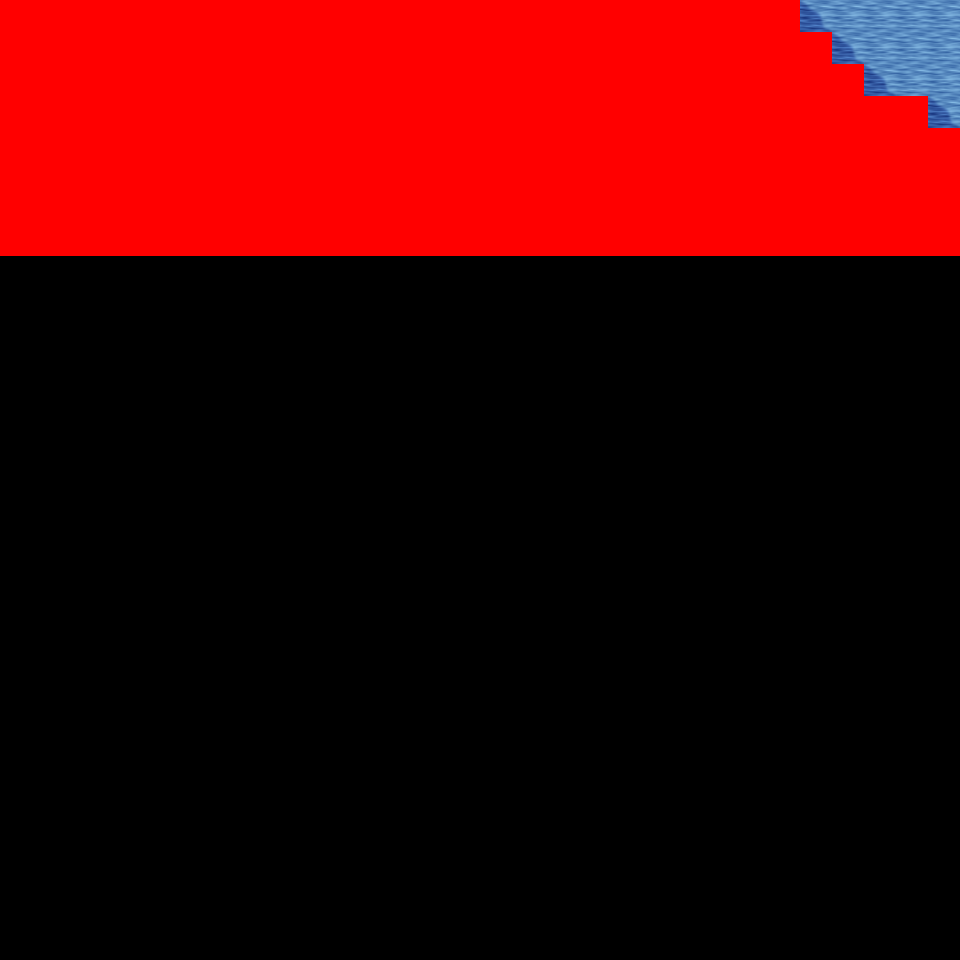

Tiled map render using the project's own tile images. Description and the map definition, with tile-layer contents summarised, below:
An orthogonal 30x30 tile map with 32x32 px tiles, 6 tile layers (Ground, Object, Object2, Above, ...), 42 tilesets and 4 objects (4x mapExit).

<map version="1.0" orientation="orthogonal" renderorder="right-down" width="30" height="30" tilewidth="32" tileheight="32" nextobjectid="5">
  <tileset firstgid="1" name="tileset_logic_collision" tilewidth="32" tileheight="32" tilecount="1" columns="1">
    <image source="../drawable/tileset_logic_collision.png" width="32" height="32" />
  </tileset>
  <tileset firstgid="2" name="tileset_ground_ground" tilewidth="32" tileheight="32" tilecount="33" columns="3">
    <image source="../drawable/tileset_ground_ground.png" width="96" height="352" />
  </tileset>
  <tileset firstgid="35" name="tileset_building_castle" tilewidth="32" tileheight="32" tilecount="320" columns="20">
    <image source="../drawable/tileset_building_castle.png" width="640" height="512" />
  </tileset>
  <tileset firstgid="355" name="tileset_item_weapon_cannon" tilewidth="32" tileheight="32" tilecount="12" columns="3">
    <image source="../drawable/tileset_item_weapon_cannon.png" width="96" height="128" />
  </tileset>
  <tileset firstgid="367" name="tileset_item_pot_barrels_1" tilewidth="32" tileheight="32" tilecount="8" columns="4">
    <image source="../drawable/tileset_item_pot_barrels_1.png" width="128" height="64" />
  </tileset>
  <tileset firstgid="375" name="tileset_ground_water_pool" tilewidth="32" tileheight="32" tilecount="72" columns="3">
    <image source="../drawable/tileset_ground_water_pool.png" width="96" height="768" />
  </tileset>
  <tileset firstgid="447" name="tileset_ground_earth_edges" tilewidth="32" tileheight="32" tilecount="18" columns="6">
    <image source="../drawable/tileset_ground_earth_edges.png" width="192" height="96" />
  </tileset>
  <tileset firstgid="465" name="tileset_ground_grass_edges" tilewidth="32" tileheight="32" tilecount="36" columns="12">
    <image source="../drawable/tileset_ground_grass_edges.png" width="384" height="96" />
  </tileset>
  <tileset firstgid="501" name="tileset_ground_grass_corners" tilewidth="32" tileheight="32" tilecount="24" columns="6">
    <image source="../drawable/tileset_ground_grass_corners.png" width="192" height="128" />
  </tileset>
  <tileset firstgid="525" name="tileset_plant_tree_tree_darkgreen" tilewidth="32" tileheight="32" tilecount="88" columns="8">
    <image source="../drawable/tileset_plant_tree_tree_darkgreen.png" width="256" height="352" />
  </tileset>
  <tileset firstgid="613" name="tileset_plant_stump_stump_vertical" tilewidth="32" tileheight="32" tilecount="1" columns="1">
    <image source="../drawable/tileset_plant_stump_stump_vertical.png" width="32" height="32" />
  </tileset>
  <tileset firstgid="614" name="tileset_building_decoration_pool" tilewidth="32" tileheight="32" tilecount="9" columns="3">
    <image source="../drawable/tileset_building_decoration_pool.png" width="96" height="96" />
  </tileset>
  <tileset firstgid="623" name="tileset_plant_vine" tilewidth="32" tileheight="32" tilecount="3" columns="1">
    <image source="../drawable/tileset_plant_vine.png" width="32" height="96" />
  </tileset>
  <tileset firstgid="626" name="tileset_plant_flower_leafy_daisy_red" tilewidth="32" tileheight="32" tilecount="8" columns="2">
    <image source="../drawable/tileset_plant_flower_leafy_daisy_red.png" width="64" height="128" />
  </tileset>
  <tileset firstgid="634" name="tileset_plant_flower_daisy_blue" tilewidth="32" tileheight="32" tilecount="8" columns="2">
    <image source="../drawable/tileset_plant_flower_daisy_blue.png" width="64" height="128" />
  </tileset>
  <tileset firstgid="642" name="tileset_plant_flower_daisy_white" tilewidth="32" tileheight="32" tilecount="8" columns="2">
    <image source="../drawable/tileset_plant_flower_daisy_white.png" width="64" height="128" />
  </tileset>
  <tileset firstgid="650" name="tileset_plant_flower_leafy_daisy_yellow" tilewidth="32" tileheight="32" tilecount="8" columns="2">
    <image source="../drawable/tileset_plant_flower_leafy_daisy_yellow.png" width="64" height="128" />
  </tileset>
  <tileset firstgid="658" name="tileset_plant_flower_foxgloves" tilewidth="32" tileheight="32" tilecount="4" columns="2">
    <image source="../drawable/tileset_plant_flower_foxgloves.png" width="64" height="64" />
  </tileset>
  <tileset firstgid="662" name="tileset_plant_tree_locust_tree" tilewidth="32" tileheight="32" tilecount="20" columns="4">
    <image source="../drawable/tileset_plant_tree_locust_tree.png" width="128" height="160" />
  </tileset>
  <tileset firstgid="682" name="tileset_furniture_chair_bench_iron" tilewidth="32" tileheight="32" tilecount="4" columns="2">
    <image source="../drawable/tileset_furniture_chair_bench_iron.png" width="64" height="64" />
  </tileset>
  <tileset firstgid="686" name="tileset_item_statue_seahorse" tilewidth="32" tileheight="32" tilecount="12" columns="4">
    <image source="../drawable/tileset_item_statue_seahorse.png" width="128" height="96" />
  </tileset>
  <tileset firstgid="698" name="tileset_building_decoration_chimney_brown_stacks" tilewidth="32" tileheight="32" tilecount="2" columns="1">
    <image source="../drawable/tileset_building_decoration_chimney_brown_stacks.png" width="32" height="64" />
  </tileset>
  <tileset firstgid="700" name="tileset_plant_flower_small_flower_bed_2" tilewidth="32" tileheight="32" tilecount="12" columns="3">
    <image source="../drawable/tileset_plant_flower_small_flower_bed_2.png" width="96" height="128" />
  </tileset>
  <tileset firstgid="712" name="tileset_plant_flower_flower_bed_1" tilewidth="32" tileheight="32" tilecount="35" columns="7">
    <image source="../drawable/tileset_plant_flower_flower_bed_1.png" width="224" height="160" />
  </tileset>
  <tileset firstgid="747" name="tileset_plant_flower_pointed_yellow" tilewidth="32" tileheight="32" tilecount="2" columns="2">
    <image source="../drawable/tileset_plant_flower_pointed_yellow.png" width="64" height="32" />
  </tileset>
  <tileset firstgid="749" name="tileset_plant_flower_red_white" tilewidth="32" tileheight="32" tilecount="16" columns="4">
    <image source="../drawable/tileset_plant_flower_red_white.png" width="128" height="128" />
  </tileset>
  <tileset firstgid="765" name="tileset_building_decoration_chimney" tilewidth="32" tileheight="32" tilecount="2" columns="1">
    <image source="../drawable/tileset_building_decoration_chimney.png" width="32" height="64" />
  </tileset>
  <tileset firstgid="767" name="tileset_furniture_light_lamp_blue" tilewidth="32" tileheight="32" tilecount="3" columns="1">
    <image source="../drawable/tileset_furniture_light_lamp_blue.png" width="32" height="96" />
  </tileset>
  <tileset firstgid="770" name="tileset_light_dim_light_7x5" tilewidth="32" tileheight="32" tilecount="35" columns="7">
    <image source="../drawable/tileset_light_dim_light_7x5.png" width="224" height="160" />
  </tileset>
  <tileset firstgid="805" name="tileset_plant_tree_fall_trees" tilewidth="32" tileheight="32" tilecount="40" columns="8">
    <image source="../drawable/tileset_plant_tree_fall_trees.png" width="256" height="160" />
  </tileset>
  <tileset firstgid="845" name="tileset_logic_item_resources" tilewidth="32" tileheight="32" tilecount="6" columns="6">
    <image source="../drawable/tileset_logic_item_resources.png" width="192" height="32" />
  </tileset>
  <tileset firstgid="851" name="tileset_logic_item_mushroom" tilewidth="32" tileheight="32" tilecount="6" columns="6">
    <image source="../drawable/tileset_logic_item_mushroom.png" width="192" height="32" />
  </tileset>
  <tileset firstgid="857" name="tileset_logic_creature_animal" tilewidth="32" tileheight="32" tilecount="32" columns="8">
    <image source="../drawable/tileset_logic_creature_animal.png" width="256" height="128" />
  </tileset>
  <tileset firstgid="889" name="tileset_plant_leaves" tilewidth="32" tileheight="32" tilecount="8" columns="4">
    <image source="../drawable/tileset_plant_leaves.png" width="128" height="64" />
  </tileset>
  <tileset firstgid="897" name="tileset_plant_flower_planted_containers" tilewidth="32" tileheight="32" tilecount="16" columns="4">
    <image source="../drawable/tileset_plant_flower_planted_containers.png" width="128" height="128" />
  </tileset>
  <tileset firstgid="913" name="tileset_building_decoration_banner" tilewidth="32" tileheight="32" tilecount="12" columns="1">
    <image source="../drawable/tileset_building_decoration_banner.png" width="32" height="384" />
  </tileset>
  <tileset firstgid="925" name="tileset_building_cottage" tilewidth="32" tileheight="32" tilecount="256" columns="16">
    <image source="../drawable/tileset_building_cottage.png" width="512" height="512" />
  </tileset>
  <tileset firstgid="1181" name="tileset_logic_portal" tilewidth="32" tileheight="32" tilecount="24" columns="8">
    <image source="../drawable/tileset_logic_portal.png" width="256" height="96" />
  </tileset>
  <tileset firstgid="1205" name="tileset_building_door_doors" tilewidth="32" tileheight="32" tilecount="256" columns="16">
    <image source="../drawable/tileset_building_door_doors.png" width="512" height="512" />
  </tileset>
  <tileset firstgid="1461" name="tileset_building_roof_thatched_roof" tilewidth="32" tileheight="32" tilecount="256" columns="16">
    <image source="../drawable/tileset_building_roof_thatched_roof.png" width="512" height="512" />
  </tileset>
  <tileset firstgid="1717" name="tileset_building_window_windows" tilewidth="32" tileheight="32" tilecount="256" columns="16">
    <image source="../drawable/tileset_building_window_windows.png" width="512" height="512" />
  </tileset>
  <tileset firstgid="1973" name="tileset_ground_ground_3" tilewidth="32" tileheight="32" tilecount="5" columns="5">
    <image source="../drawable/tileset_ground_ground_3.png" width="160" height="32" />
  </tileset>
  <layer name="Ground" width="30" height="30">
    <data>[900 cells, 240 non-empty, 4 distinct tile ids]</data>
  </layer>
  <layer name="Object" width="30" height="30">
    <data>[900 cells, 0 non-empty, 0 distinct tile ids]</data>
  </layer>
  <layer name="Object2" width="30" height="30">
    <data>[900 cells, 0 non-empty, 0 distinct tile ids]</data>
  </layer>
  <layer name="Above" width="30" height="30">
    <data>[900 cells, 0 non-empty, 0 distinct tile ids]</data>
  </layer>
  <layer name="Above2" width="30" height="30">
    <data>[900 cells, 0 non-empty, 0 distinct tile ids]</data>
  </layer>
  <layer name="Walkable" width="30" height="30">
    <data>[900 cells, 227 non-empty, 1 distinct tile ids]</data>
  </layer>
  <objectgroup name="MapEvents">
    <object id="1" name="north" type="mapExit" x="800" y="0" width="160" height="32">
      <properties>
        <property name="map" value="level_0_x1_y62" />
        <property name="x" value="25" />
        <property name="y" value="28" />
      </properties>
    </object>
    <object id="2" name="west" type="mapExit" x="0" y="256" width="32" height="704">
      <properties>
        <property name="map" value="level_0_x0_y63" />
        <property name="x" value="28" />
        <property name="y" value="8" />
      </properties>
    </object>
    <object id="3" name="east" type="mapExit" x="928" y="0" width="32" height="128">
      <properties>
        <property name="map" value="level_0_x2_y63" />
        <property name="x" value="1" />
        <property name="y" value="0" />
      </properties>
    </object>
    <object id="4" name="east2" type="mapExit" x="928" y="256" width="32" height="704">
      <properties>
        <property name="map" value="level_0_x2_y63" />
        <property name="x" value="1" />
        <property name="y" value="8" />
      </properties>
    </object>
  </objectgroup>
</map>
